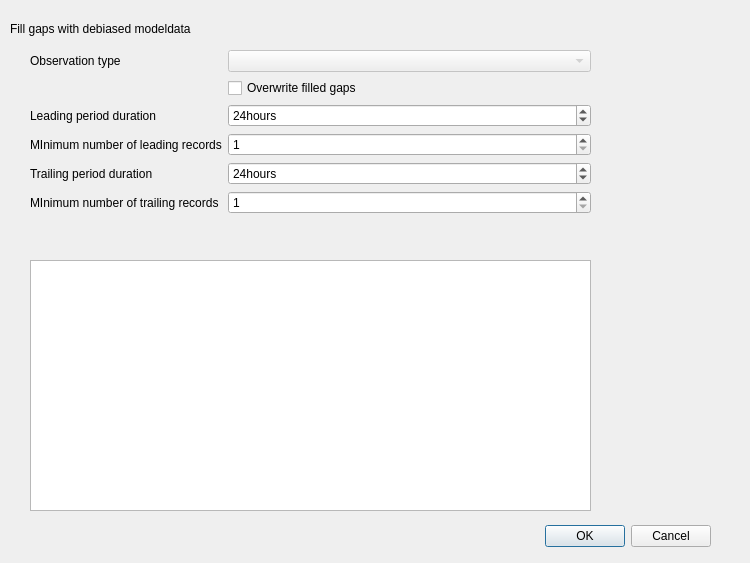
<?xml version="1.0" encoding="UTF-8"?>
<ui version="4.0">
 <class>Dialog</class>
 <widget class="QDialog" name="Dialog">
  <property name="geometry">
   <rect>
    <x>0</x>
    <y>0</y>
    <width>750</width>
    <height>563</height>
   </rect>
  </property>
  <property name="windowTitle">
   <string>Dialog</string>
  </property>
  <widget class="QDialogButtonBox" name="buttonBox">
   <property name="geometry">
    <rect>
     <x>90</x>
     <y>520</y>
     <width>621</width>
     <height>32</height>
    </rect>
   </property>
   <property name="orientation">
    <enum>Qt::Horizontal</enum>
   </property>
   <property name="standardButtons">
    <set>QDialogButtonBox::Cancel|QDialogButtonBox::Ok</set>
   </property>
  </widget>
  <widget class="QLabel" name="label">
   <property name="geometry">
    <rect>
     <x>10</x>
     <y>20</y>
     <width>481</width>
     <height>17</height>
    </rect>
   </property>
   <property name="text">
    <string>Fill gaps with debiased modeldata</string>
   </property>
  </widget>
  <widget class="QWidget" name="formLayoutWidget">
   <property name="geometry">
    <rect>
     <x>30</x>
     <y>50</y>
     <width>561</width>
     <height>211</height>
    </rect>
   </property>
   <layout class="QFormLayout" name="formLayout">
    <item row="0" column="0">
     <widget class="QLabel" name="label_2">
      <property name="text">
       <string>Observation type</string>
      </property>
     </widget>
    </item>
    <item row="0" column="1">
     <widget class="QComboBox" name="obstype_spin">
      <property name="enabled">
       <bool>false</bool>
      </property>
     </widget>
    </item>
    <item row="1" column="1">
     <widget class="QCheckBox" name="overwrite_box">
      <property name="text">
       <string>Overwrite filled gaps</string>
      </property>
     </widget>
    </item>
    <item row="2" column="0">
     <widget class="QLabel" name="label_3">
      <property name="text">
       <string>Leading period duration</string>
      </property>
     </widget>
    </item>
    <item row="2" column="1">
     <widget class="QSpinBox" name="lead_duration">
      <property name="suffix">
       <string>hours</string>
      </property>
      <property name="minimum">
       <number>1</number>
      </property>
      <property name="maximum">
       <number>10000</number>
      </property>
      <property name="value">
       <number>24</number>
      </property>
     </widget>
    </item>
    <item row="3" column="0">
     <widget class="QLabel" name="label_4">
      <property name="text">
       <string>MInimum number of leading records</string>
      </property>
     </widget>
    </item>
    <item row="3" column="1">
     <widget class="QSpinBox" name="n_lead">
      <property name="minimum">
       <number>1</number>
      </property>
      <property name="maximum">
       <number>10000</number>
      </property>
      <property name="value">
       <number>1</number>
      </property>
     </widget>
    </item>
    <item row="4" column="1">
     <widget class="QSpinBox" name="trail_duration">
      <property name="suffix">
       <string>hours</string>
      </property>
      <property name="minimum">
       <number>0</number>
      </property>
      <property name="maximum">
       <number>10000</number>
      </property>
      <property name="value">
       <number>24</number>
      </property>
     </widget>
    </item>
    <item row="5" column="1">
     <widget class="QSpinBox" name="n_trail">
      <property name="minimum">
       <number>1</number>
      </property>
      <property name="maximum">
       <number>10000</number>
      </property>
      <property name="value">
       <number>1</number>
      </property>
     </widget>
    </item>
    <item row="4" column="0">
     <widget class="QLabel" name="label_6">
      <property name="text">
       <string>Trailing period duration</string>
      </property>
     </widget>
    </item>
    <item row="5" column="0">
     <widget class="QLabel" name="label_5">
      <property name="text">
       <string>MInimum number of trailing records</string>
      </property>
     </widget>
    </item>
   </layout>
  </widget>
  <widget class="QTextBrowser" name="doc">
   <property name="geometry">
    <rect>
     <x>30</x>
     <y>260</y>
     <width>561</width>
     <height>251</height>
    </rect>
   </property>
  </widget>
 </widget>
 <resources/>
 <connections>
  <connection>
   <sender>buttonBox</sender>
   <signal>accepted()</signal>
   <receiver>Dialog</receiver>
   <slot>accept()</slot>
   <hints>
    <hint type="sourcelabel">
     <x>248</x>
     <y>254</y>
    </hint>
    <hint type="destinationlabel">
     <x>157</x>
     <y>274</y>
    </hint>
   </hints>
  </connection>
  <connection>
   <sender>buttonBox</sender>
   <signal>rejected()</signal>
   <receiver>Dialog</receiver>
   <slot>reject()</slot>
   <hints>
    <hint type="sourcelabel">
     <x>316</x>
     <y>260</y>
    </hint>
    <hint type="destinationlabel">
     <x>286</x>
     <y>274</y>
    </hint>
   </hints>
  </connection>
 </connections>
</ui>
